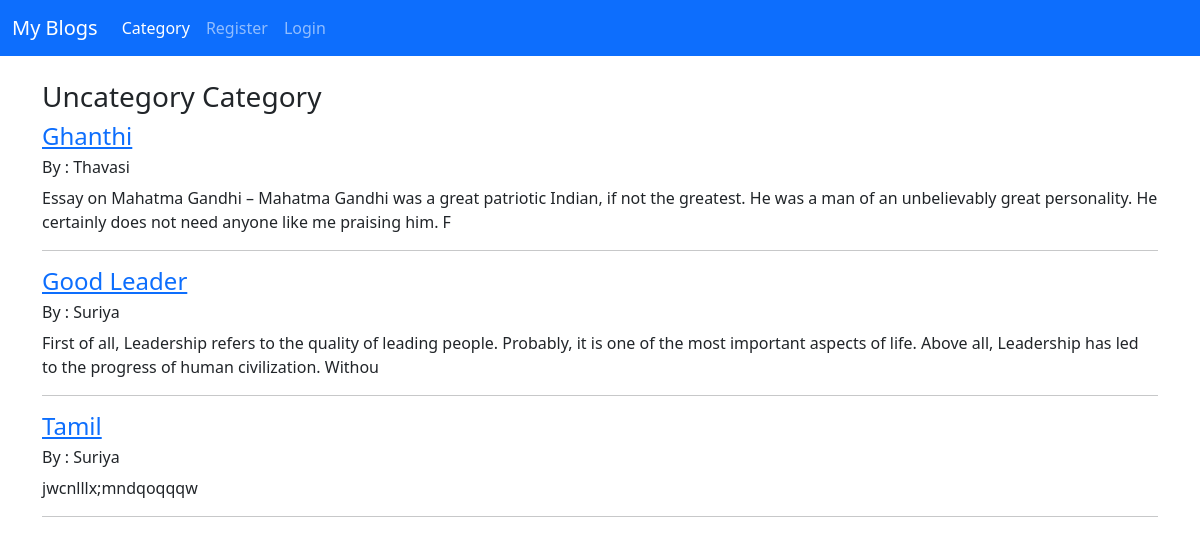
Before: /category/Uncategory with the older database file.
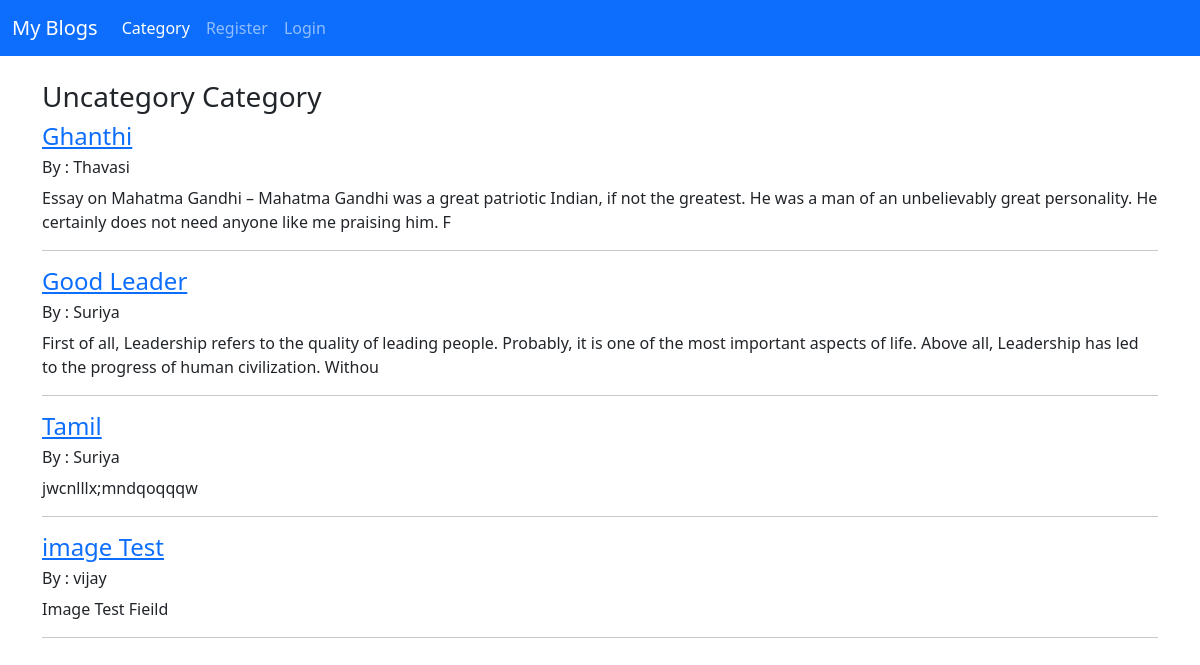
After: the same page with the newer database file.
### user/models.py (models this page shows, shortened)
class Post(models.Model):
    title=models.CharField(max_length=255)
    titleTag=models.CharField(max_length=255)
    header_image=models.ImageField(null=True,blank=True,upload_to="images/")
    author=models.ForeignKey(User,on_delete=models.CASCADE)
    snippet=models.TextField(max_length=255,default='Click link above to view post....')
    category=models.CharField(max_length=255,default='Uncategory')
    body=RichTextField(blank=True,null=True)
    post_date=models.DateField(auto_now_add=True)
    likes=models.ManyToManyField(User,related_name='blog_post')

### user/views.py (the view)
# urls.py: path('category/<str:cats>',CategoryView,name='category'),
def CategoryView(request,cats):
    category_post=Post.objects.filter(category=cats)
    return render (request,'category.html',{'cats' : cats,'category_post' : category_post})

### user/templates/category.html (shortened to what this page needs)
{% extends 'base.html'%}
{% block content%}
<h3> {{ cats }} Category</h3>
{% for post in category_post%}
<a href="{% url 'article' post.pk%}">
			<h4>{{post.title}}</h4>
		</a>
		<h6>By :
		{{post.author}}
		</h6>
		{{post.body|slice:":200"|safe}}
<hr>
{% endfor %}
{% endblock %}

### user/templates/base.html (shortened to what this page needs)
<!doctype html>
<html lang="en">
  <head>
    <link href="https://cdn.jsdelivr.net/npm/bootstrap@5.2.1/dist/css/bootstrap.min.css" rel="stylesheet">
  </head>
  <body>
    <nav class="navbar navbar-expand-lg navbar-dark bg-primary">
      <div class="container-fluid">
        <a class="navbar-brand" href="{%url 'home' %}">My Blogs</a>
      <div class="collapse navbar-collapse" id="navbarSupportedContent">
        <ul class="navbar-nav mr-auto">
        <li class="nav-item">
            <a class="nav-link active" href="{% url 'categoryList'%}">Category</a>
          </li>
      {% if user.is_authenticated %}
          <li class="nav-item">
            <a class="nav-link" href="{% url 'add'%}">Add Blog</a>
          </li>
           <li class="nav-item">
            <a class="nav-link" href="{% url 'add_category'%}">Add Category</a>
          </li
           <li class="nav-item">
            <a class="nav-link" href="{% url 'edit_profile'%}">Edit Profile</a>
          </li>
          <li class="nav-item">
            <a class="nav-link" href="{% url 'logout'%}">Log Out</a>
          </li>
      {% else %}
          <li class="nav-item">
            <a class="nav-link" href="{% url 'register'%}">Register</a>
          </li>
          <li class="nav-item">
            <a class="nav-link" href="{% url 'login'%}">Login</a>
          </li>
      {% endif %}
        </ul>
       </div>
    </div>
</nav>
    <br>
    <div class="container">
      {% block content%}
      {% endblock %}
    </div>
  </body>
</html>

Changed rows visible on the page:
added Post: title "image Test", author "vijay", body "Image Test Fieild"
